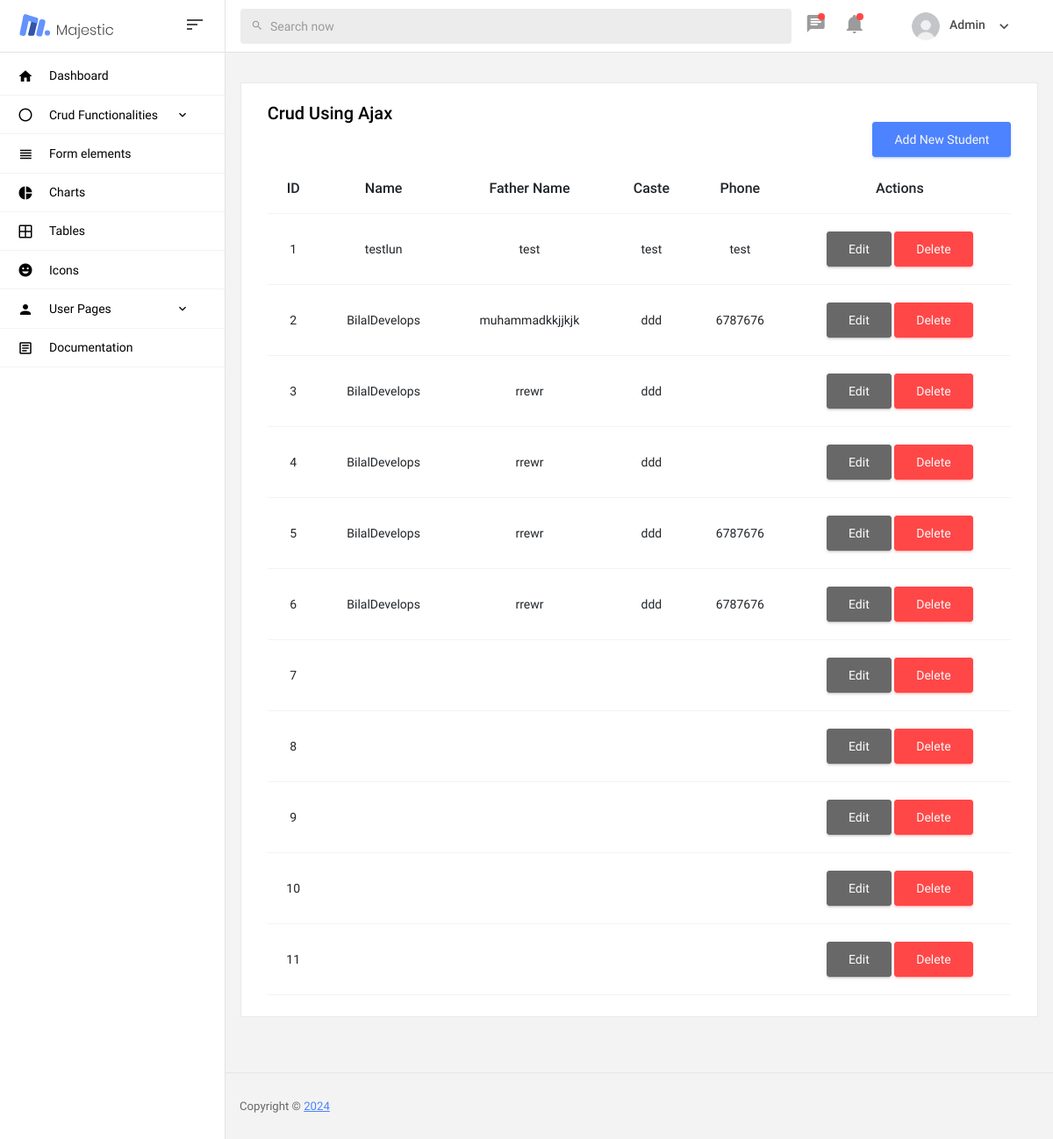
Page /index.php/simplecrud on the committed database.
### tables this page shows
CREATE TABLE `students` (
  `id` int(11) NOT NULL,
  `name` varchar(50) NOT NULL,
  `fname` varchar(50) NOT NULL,
  `caste` varchar(50) NOT NULL,
  `phone` varchar(50) NOT NULL
);

### application/controllers/Simplecrud.php (called while the page is built, shortened)
<?php
class Simplecrud extends CI_Controller {
	public function index()
	{
		$data['studentsData'] = $this->db->query("select * from students")->result();
		$this->load->view('simplecrud', $data);
	}
}

### index.php (called while the page is built, shortened)
<?php
require_once BASEPATH.'core/CodeIgniter.php';

### application/views/simplecrud.php (the view, shortened to what this page needs)
<?php include('header.php');?>
<div class="main-panel">
    <div class="content-wrapper">
        <div class="row">
            <div class="col-lg-12 grid-margin stretch-card">
                <div class="card">
                    <div class="card-body">
                        <h4 class="">Crud Using Ajax
                            <div class="d-flex justify-content-end">
                                <button type="button" class="btn btn-primary text-light" data-bs-toggle="modal"
                                    data-bs-target="#exampleModal">
                                    Add New Student
                                </button>
                            </div>
                        </h4>
                        <div class="table-responsive">
                            <table class="table table-hover text-center">
                                <thead>
                                    <tr>
                                        <th>ID</th>
                                        <th>Name</th>
                                        <th>Father Name</th>
                                        <th>Caste</th>
                                        <th>Phone</th>
                                        <th>Actions</th>
                                    </tr>
                                </thead>
                                <tbody>
                                    <?php
                                    foreach($studentsData as $value)
                                    echo'
                                            <tr>
                                              <td>'.$value->id.'</td>
                                              <td>'.$value->name.'</td>
                                              <td>'.$value->fname.'</td>
                                              <td>'.$value->caste.'</td>
                                              <td>'.$value->phone.'</td>
                                              <td>
                                              <button class="btn btn-secondary" id="editbtn" data-id="'.$value->id.'" data-bs-toggle="modal" data-bs-target="#exampleModal2">Edit</button>
                                              <button class="btn btn-danger text-light" id="deletebtn" data-id="'.$value->id.'">Delete</button></td>
                                            </tr>
                                  ';
                                  ?>
                                </tbody>
                            </table>
                        </div>
                    </div>
                </div>
            </div>
        </div>
    </div>
    <?php include('footer.php')?>

### application/views/header.php (shortened to what this page needs)
<!DOCTYPE html>
<html lang="en">
<head>
  <link rel="stylesheet" href="<?=base_url()?>assets/vendors/mdi/css/materialdesignicons.min.css">
  <link rel="stylesheet" href="<?=base_url()?>assets/vendors/base/vendor.bundle.base.css">
  <link rel="stylesheet" href="<?=base_url()?>assets/vendors/datatables.net-bs4/dataTables.bootstrap4.css">
  <link rel="stylesheet" href="<?=base_url()?>assets/css/style.css">
</head>
<body>
  <div class="container-scroller">
    <nav class="navbar col-lg-12 col-12 p-0 fixed-top d-flex flex-row">
      <div class="navbar-brand-wrapper d-flex justify-content-center">
        <div class="navbar-brand-inner-wrapper d-flex justify-content-between align-items-center w-100">
          <a class="navbar-brand brand-logo" href="index.html"><img src="<?=base_url()?>assets/images/logo.svg" alt="logo"/></a>
          <button class="navbar-toggler navbar-toggler align-self-center" type="button" data-toggle="minimize">
            <span class="mdi mdi-sort-variant"></span>
          </button>
        </div>
      </div>
      <div class="navbar-menu-wrapper d-flex align-items-center justify-content-end">
        <ul class="navbar-nav mr-lg-4 w-100">
          <li class="nav-item nav-search d-none d-lg-block w-100">
            <div class="input-group">
              <div class="input-group-prepend">
                <span class="input-group-text" id="search">
                  <i class="mdi mdi-magnify"></i>
                </span>
              </div>
              <input type="text" class="form-control" placeholder="Search now" aria-label="search" aria-describedby="search">
            </div>
          </li>
        </ul>
        <ul class="navbar-nav navbar-nav-right">
          <li class="nav-item dropdown me-1">
            <a class="nav-link count-indicator dropdown-toggle d-flex justify-content-center align-items-center" id="messageDropdown" href="#" data-bs-toggle="dropdown">
              <i class="mdi mdi-message-text mx-0"></i>
              <span class="count"></span>
            </a>
          </li>
          <li class="nav-item dropdown me-4">
            <a class="nav-link count-indicator dropdown-toggle d-flex align-items-center justify-content-center notification-dropdown" id="notificationDropdown" href="#" data-bs-toggle="dropdown">
              <i class="mdi mdi-bell mx-0"></i>
              <span class="count"></span>
            </a>
          </li>
          <li class="nav-item nav-profile dropdown">
            <a class="nav-link dropdown-toggle" href="#" data-bs-toggle="dropdown" id="profileDropdown">
              <img src="<?=base_url()?>assets/images/faces/face.png" alt="profile"/>
              <span class="nav-profile-name">Admin</span>
            </a>
          </li>
        </ul>
      </div>
    </nav>
    <div class="container-fluid page-body-wrapper">
      <nav class="sidebar sidebar-offcanvas" id="sidebar">
        <ul class="nav">
          <li class="nav-item">
            <a class="nav-link" href="<?= base_url()?>Dashboard">
              <i class="mdi mdi-home menu-icon"></i>
              <span class="menu-title">Dashboard</span>
            </a>
          </li>
          <li class="nav-item">
            <a class="nav-link" data-bs-toggle="collapse" href="#ui-basic" aria-expanded="false" aria-controls="ui-basic">
              <i class="mdi mdi-circle-outline menu-icon"></i>
              <span class="menu-title">Crud Functionalities</span>
              <i class="menu-arrow"></i>
            </a>
          </li>
          <li class="nav-item">
            <a class="nav-link" href="basic_elements.html">
              <i class="mdi mdi-view-headline menu-icon"></i>
              <span class="menu-title">Form elements</span>
            </a>
          </li>
          <li class="nav-item">
            <a class="nav-link" href="chartjs.html">
              <i class="mdi mdi-chart-pie menu-icon"></i>
              <span class="menu-title">Charts</span>
            </a>
          </li>
          <li class="nav-item">
            <a class="nav-link" href="basic-table.html">
              <i class="mdi mdi-grid-large menu-icon"></i>
              <span class="menu-title">Tables</span>
            </a>
          </li>
          <li class="nav-item">
            <a class="nav-link" href="mdi.html">
              <i class="mdi mdi-emoticon menu-icon"></i>
              <span class="menu-title">Icons</span>
            </a>
          </li>
          <li class="nav-item">
            <a class="nav-link" data-bs-toggle="collapse" href="#auth" aria-expanded="false" aria-controls="auth">
              <i class="mdi mdi-account menu-icon"></i>
              <span class="menu-title">User Pages</span>
              <i class="menu-arrow"></i>
            </a>
          </li>
          <li class="nav-item">
            <a class="nav-link" href="documentation.html">
              <i class="mdi mdi-file-document-box-outline menu-icon"></i>
              <span class="menu-title">Documentation</span>
            </a>
          </li>
        </ul>
      </nav>

### application/views/footer.php (shortened to what this page needs)
<footer class="footer">
        <div class="d-sm-flex justify-content-center justify-content-sm-between">
          <span class="text-muted text-center text-sm-left d-block d-sm-inline-block">Copyright © <a href="" target="_blank">2024</span>
        </div>
        </footer>
      </div>
    </div>
  </div>
</body>
</html>

### rows in the picture
students: id "1", name "testlun", fname "test", caste "test", phone "test"
students: id "2", name "BilalDevelops", fname "muhammadkkjjkjk", caste "ddd", phone "6787676"
students: id "3", name "BilalDevelops", fname "rrewr", caste "ddd"
students: id "4", name "BilalDevelops", fname "rrewr", caste "ddd"
students: id "5", name "BilalDevelops", fname "rrewr", caste "ddd", phone "6787676"
students: id "6", name "BilalDevelops", fname "rrewr", caste "ddd", phone "6787676"
students: id "7"
students: id "8"
students: id "9"
students: id "10"
students: id "11"
